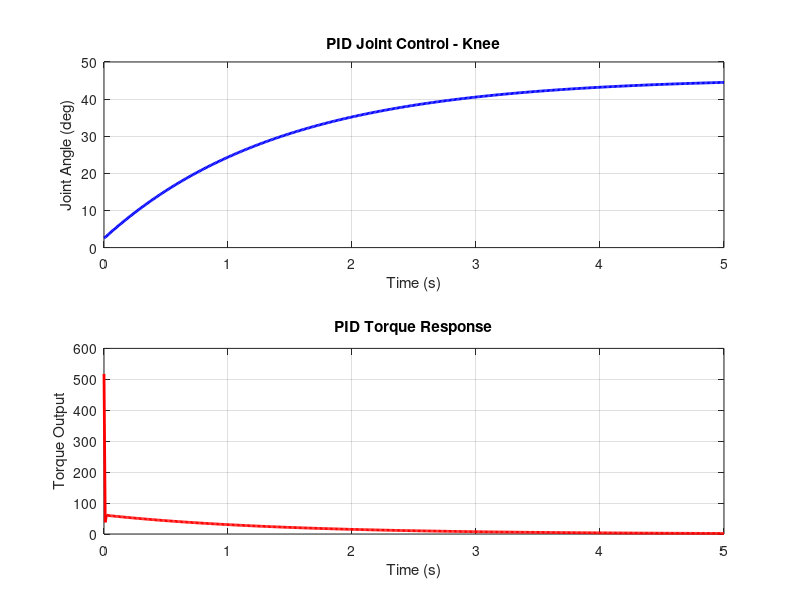

This chart was generated by the following MATLAB code:
function pid_joint_control1()
    % Time settings
    dt = 0.01; % Time step (10ms)
    time = 0:dt:5; % Simulate for 5 seconds

    % Joint control parameters
    target_angle = 45; % Desired knee joint angle (degrees)
    current_angle = 0; % Initial angle
    kp = 1.5; ki = 0.02; kd = 0.1; % PID gains

    integral = 0;
    prev_error = 0;

    % Data storage
    angle_data = zeros(size(time));
    torque_data = zeros(size(time));

    for i = 1:length(time)
        error = target_angle - current_angle;
        integral = integral + error * dt;
        derivative = (error - prev_error) / dt;
        torque = kp * error + ki * integral + kd * derivative;
        
        % Simulate joint response (basic model)
        current_angle = current_angle + 0.5 * torque * dt;
        prev_error = error;

        % Store data
        angle_data(i) = current_angle;
        torque_data(i) = torque;
    end

    % Plot results
    figure;
    subplot(2,1,1);
    plot(time, angle_data, 'b', 'LineWidth', 2);
    xlabel('Time (s)'); ylabel('Joint Angle (deg)');
    title('PID Joint Control - Knee');
    grid on;

    subplot(2,1,2);
    plot(time, torque_data, 'r', 'LineWidth', 2);
    xlabel('Time (s)'); ylabel('Torque Output');
    title('PID Torque Response');
    grid on;
end

pid_joint_control1();
